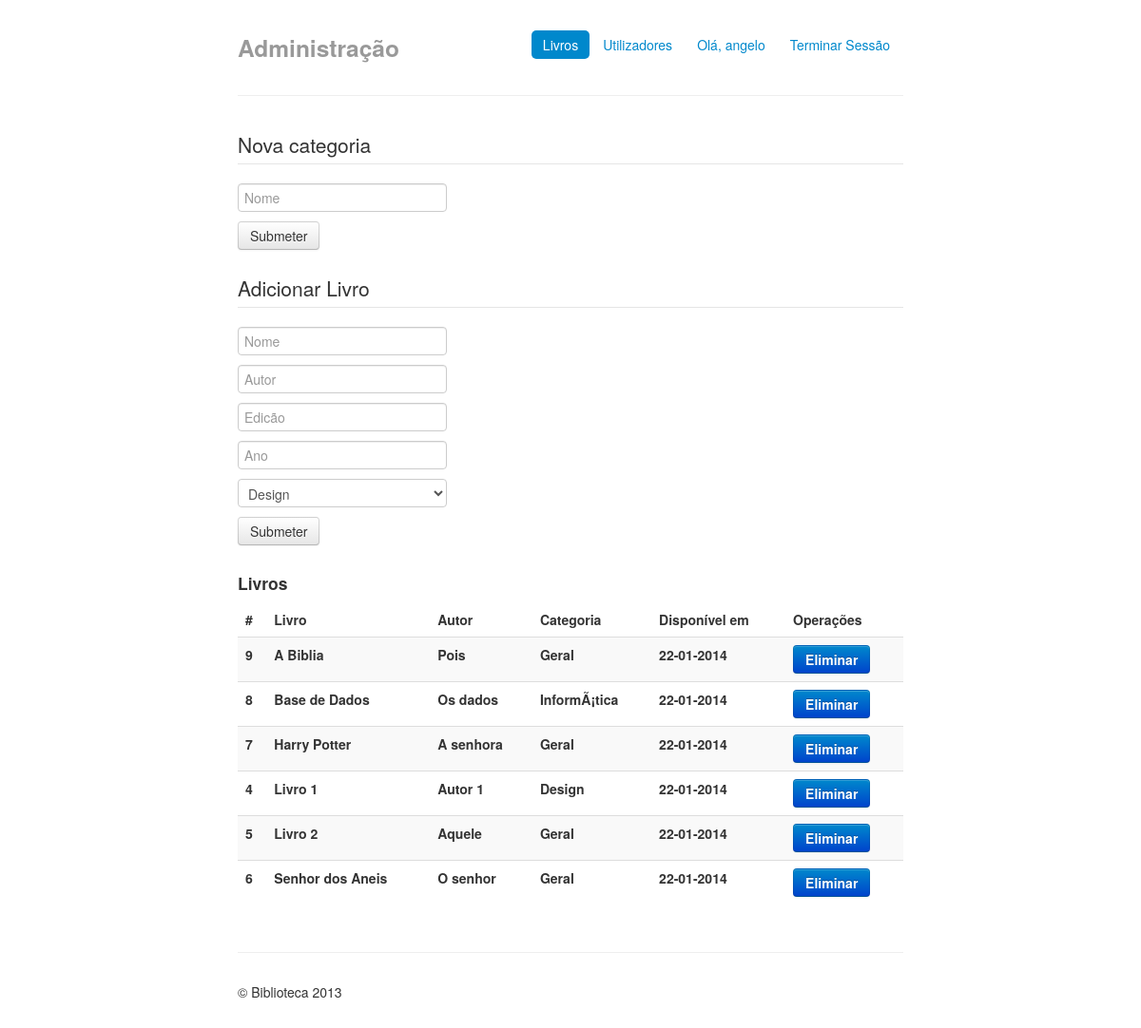
Page /admin.php?do=livros (signed in) on the committed database.
### tables this page shows
CREATE TABLE `Livro` (
  `ID_Livro` int(11) NOT NULL AUTO_INCREMENT,
  `nome` varchar(120) NOT NULL,
  `autor` varchar(120) NOT NULL,
  `edicao` varchar(120) NOT NULL,
  `data` int(11) NOT NULL,
  PRIMARY KEY (`ID_Livro`)
);

CREATE TABLE `Categoria` (
  `ID_Categoria` int(11) NOT NULL AUTO_INCREMENT,
  `Nome` varchar(30) NOT NULL,
  PRIMARY KEY (`ID_Categoria`)
);

### models/basededados.php (called while the page is built, shortened)
<?php
	function lista($tabela,$ordem="",$asc="",$limiteInferior="",$limiteSuperior="") {
		$limite = '';
		if($ordem != '' && $asc != '') {
			$ordem = "ORDER BY ".$ordem." ".$asc;
		}
		$s = "SELECT * FROM ".$tabela." ".$ordem." ".$limite;
		$q = mysql_query($s) or die(mysql_error());
		if(mysql_num_rows($q) > 0) {
			while($result[] = mysql_fetch_object($q));
			return $result;
		} else {
			return false;
		}
	}
	function pesquisaCategoriaLivro($id_livro) {
		$s = "SELECT Categoria.nome FROM Categoria,Categoria_Livro WHERE Categoria.ID_Categoria = Categoria_Livro.ID_Categoria AND Categoria_Livro.ID_Livro = $id_livro";
		$q = mysql_query($s) or die(mysql_error());
		if(mysql_num_rows($q) > 0) {
			$res = mysql_fetch_row($q);
			return $res[0];
		}
	}
	function calcDisponibilidade($ID_Livro) {
		$s = "SELECT dataentrega FROM Reserva WHERE ID_Livro = $ID_Livro ORDER BY dataentrega DESC";
		$q = mysql_query($s) or die(mysql_error());
		if(mysql_num_rows($q) > 0) {
			$res = mysql_fetch_row($q);
			return $res[0];
		}else{
			return time();
		}
	}
?>

### views/listaLivrosAdmin.php (the view)
<div class="row-fluid">
  <div class="span12">
    <form method="POST" action="admin.php?do=adicionarCategoria">
    <fieldset>
        <legend>Nova categoria</legend>
        <input type="text" name="nome" placeholder="Nome">
        <br />
        <button type="submit" class="btn">Submeter</button>
      </fieldset>
    </form>
  </div>
</div>
<div class="row-fluid">
  <div class="span12">
    <form method="POST" action="admin.php?do=adicionarLivro">
    <fieldset>
        <legend>Adicionar Livro</legend>
        <input type="text" name="nome" placeholder="Nome"><br />
        <input type="text" name="autor" placeholder="Autor"><br />
        <input type="text" name="edicao" placeholder="Edicão"><br />
        <input type="text" name="ano" placeholder="Ano"><br />
        <select name="categoria">
          <?php foreach($categorias as $c) {
                  if(is_object($c))
                    echo "<option value='$c->ID_Categoria'>".$c->Nome."</option>";
                } ?>
        </select>
        <br />
        <button type="submit" class="btn">Submeter</button>
      </fieldset>
    </form>
  </div>
</div>
<div class="row-fluid">
  <div class="span12">
    <h4>Livros</h4>
    <table class="table table-striped">
        <thead>
          <tr>
            <th>#</th>
            <th>Livro</th>
            <th>Autor</th>
            <th>Categoria</th>
            <th>Disponível em</th>
            <?php
              if(isset($_SESSION['ID_Utilizador'])) {?><th>Operações</th><?php }?>
          </tr>
        </thead>
        <tbody>
          <?php foreach($livros as $l) { if(is_object($l)) { ?>
            <tr>
              <th><?=$l->ID_Livro?></th>
              <th><?=$l->nome?></th>
              <th><?=$l->autor?></th>
              <th><?=pesquisaCategoriaLivro($l->ID_Livro)?>
              <th><?php
                      if(calcDisponibilidade($l->ID_Livro))
                        echo date('d-m-Y',calcDisponibilidade($l->ID_Livro));
                  ?>
              </th>
              <th><?php if(isset($_SESSION['ID_Utilizador'])) {?> <a href="admin.php?do=removerLivro&livro=<?=$l->ID_Livro?>"<button class="btn btn-primary"> Eliminar </button></a><?php } ?> </th>
            </tr>
          <?php } } ?>
        </tbody>
    </table>
  </div>
</div>

### views/includes/back_template.php (style rules this page uses)
body { padding-top: 20px; padding-bottom: 40px; }

### rows in the picture
livro: ID_Livro "9", nome "A Biblia", autor "Pois", ID_Livro.Nome "Geral", ID_Livro "22-01-2014"
livro: ID_Livro "8", nome "Base de Dados", autor "Os dados", ID_Livro.Nome "InformÃ¡tica", ID_Livro "22-01-2014"
livro: ID_Livro "7", nome "Harry Potter", autor "A senhora", ID_Livro.Nome "Geral", ID_Livro "22-01-2014"
livro: ID_Livro "4", nome "Livro 1", autor "Autor 1", ID_Livro.Nome "Design", ID_Livro "22-01-2014"
livro: ID_Livro "5", nome "Livro 2", autor "Aquele", ID_Livro.Nome "Geral", ID_Livro "22-01-2014"
livro: ID_Livro "6", nome "Senhor dos Aneis", autor "O senhor", ID_Livro.Nome "Geral", ID_Livro "22-01-2014"

### other values in the picture
$_SESSION['nome'] "angelo"
form field categoria "Design"
